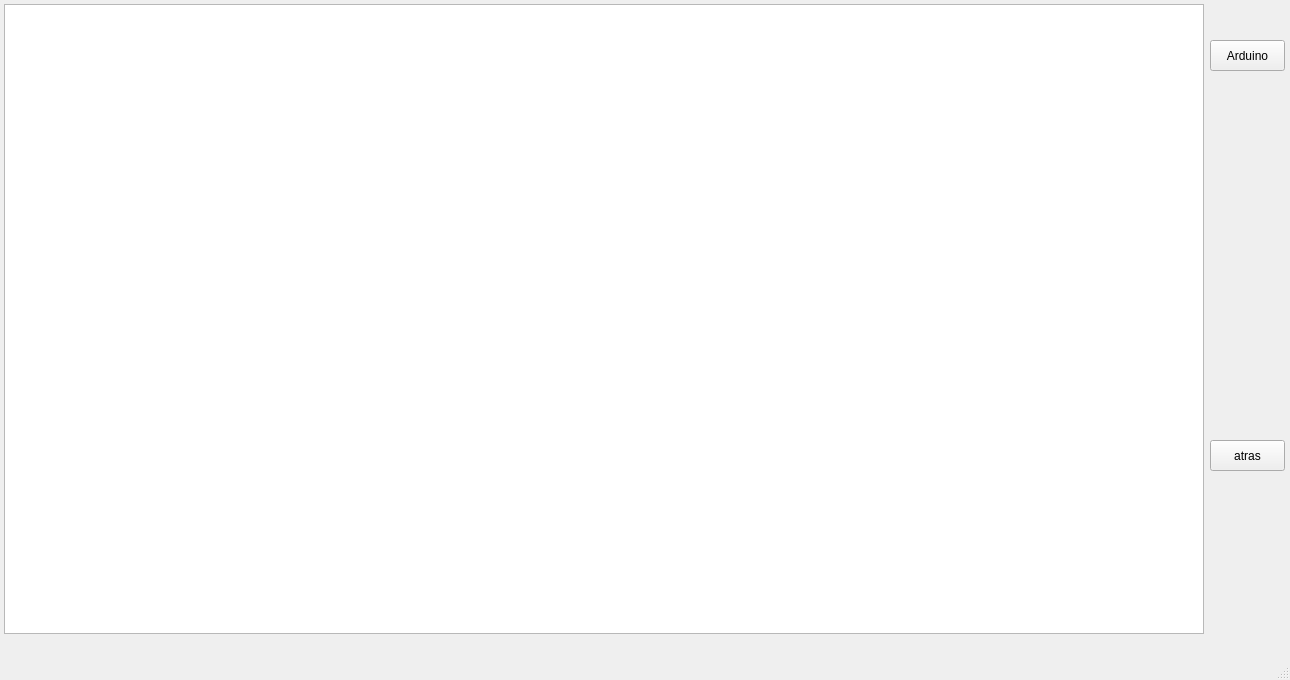
<?xml version="1.0" encoding="UTF-8"?>
<ui version="4.0">
 <class>mundo1</class>
 <widget class="QMainWindow" name="mundo1">
  <property name="geometry">
   <rect>
    <x>0</x>
    <y>0</y>
    <width>1290</width>
    <height>680</height>
   </rect>
  </property>
  <property name="windowTitle">
   <string>MainWindow</string>
  </property>
  <widget class="QWidget" name="centralwidget">
   <widget class="QGraphicsView" name="vista">
    <property name="geometry">
     <rect>
      <x>4</x>
      <y>4</y>
      <width>1200</width>
      <height>630</height>
     </rect>
    </property>
   </widget>
   <widget class="QPushButton" name="pushButton">
    <property name="geometry">
     <rect>
      <x>1210</x>
      <y>40</y>
      <width>75</width>
      <height>31</height>
     </rect>
    </property>
    <property name="text">
     <string>Arduino</string>
    </property>
   </widget>
   <widget class="QPushButton" name="atras">
    <property name="geometry">
     <rect>
      <x>1210</x>
      <y>440</y>
      <width>75</width>
      <height>31</height>
     </rect>
    </property>
    <property name="text">
     <string>atras</string>
    </property>
   </widget>
  </widget>
  <widget class="QMenuBar" name="menubar">
   <property name="geometry">
    <rect>
     <x>0</x>
     <y>0</y>
     <width>1290</width>
     <height>21</height>
    </rect>
   </property>
  </widget>
  <widget class="QStatusBar" name="statusbar"/>
 </widget>
 <resources/>
 <connections/>
</ui>
